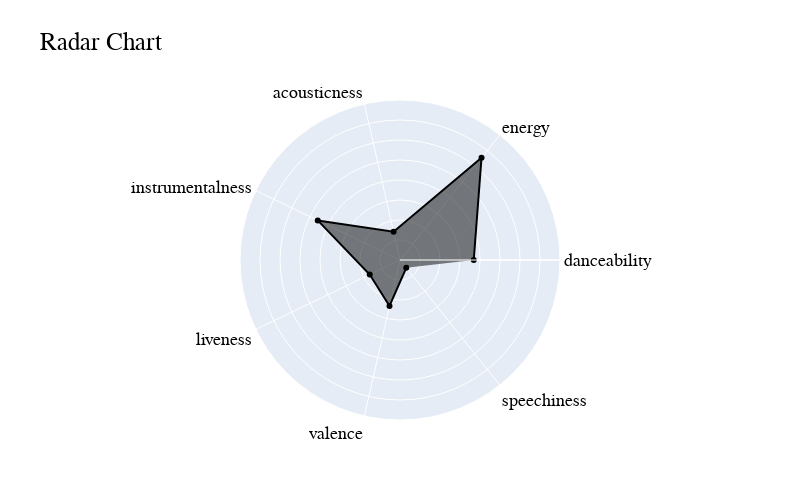

The notebook cell saved with this chart:
### Markdown cell above
### Radar chart

I want to create a radar chart to show the mean values of all of those variables which are between 0 and 1. I use plotly for this.

### Code cell
mean_scores = atw[['danceability', 'energy', 'acousticness', 'instrumentalness', 'liveness', 'valence', 'speechiness']].mean()
mean_df = pd.DataFrame(mean_scores).reset_index()
mean_df.columns = ['score', 'median']

fig = go.Figure(data=go.Scatterpolar(
    r=mean_df['median'],
    theta=mean_df['score'],
    fill='toself',
    hovertemplate='%{theta}<br>mean: %{r:.2f}'))

fig.update_layout(
    title="Radar Chart",
    width=800,
    height=500,
    font_family="ROCKABILLY",
    font_color="black",
    font_size=18,
    title_font_family="Boucherie Block",
    legend_title_font_family="Boucherie Block",
    polar=dict(
        radialaxis=dict(
            visible=True,
            range=[0, 0.8],
            tickvals=[0, 0.1, 0.2, 0.3, 0.4, 0.5, 0.6, 0.7],
            showticklabels=False)))

fig.update_traces(line=dict(color='black'), hoverlabel=dict(namelength=0))

fig.show()

### Figure 1 — Plotly figure (JSON) as saved in the notebook; plotly's stock layout.template omitted (floating-point values rounded to 4 significant figures)
{"data": [{"fill": "toself", "hoverlabel": {"namelength": 0}, "hovertemplate": "%{theta}<br>mean: %{r:.2f}", "line": {"color": "black"}, "r": [0.3687, 0.6537, 0.1448, 0.4565, 0.168, 0.2357, 0.05026], "theta": ["danceability", "energy", "acousticness", "instrumentalness", "liveness", "valence", "speechiness"], "type": "scatterpolar"}], "layout": {"font": {"color": "black", "family": "ROCKABILLY", "size": 18}, "height": 500, "legend": {"title": {"font": {"family": "Boucherie Block"}}}, "polar": {"angularaxis": {"type": "category"}, "radialaxis": {"autorange": false, "range": [0, 0.8], "showticklabels": false, "tickvals": [0, 0.1, 0.2, 0.3, 0.4, 0.5, 0.6, 0.7], "type": "linear", "visible": true}}, "title": {"font": {"family": "Boucherie Block"}, "text": "Radar Chart"}, "width": 800}}
